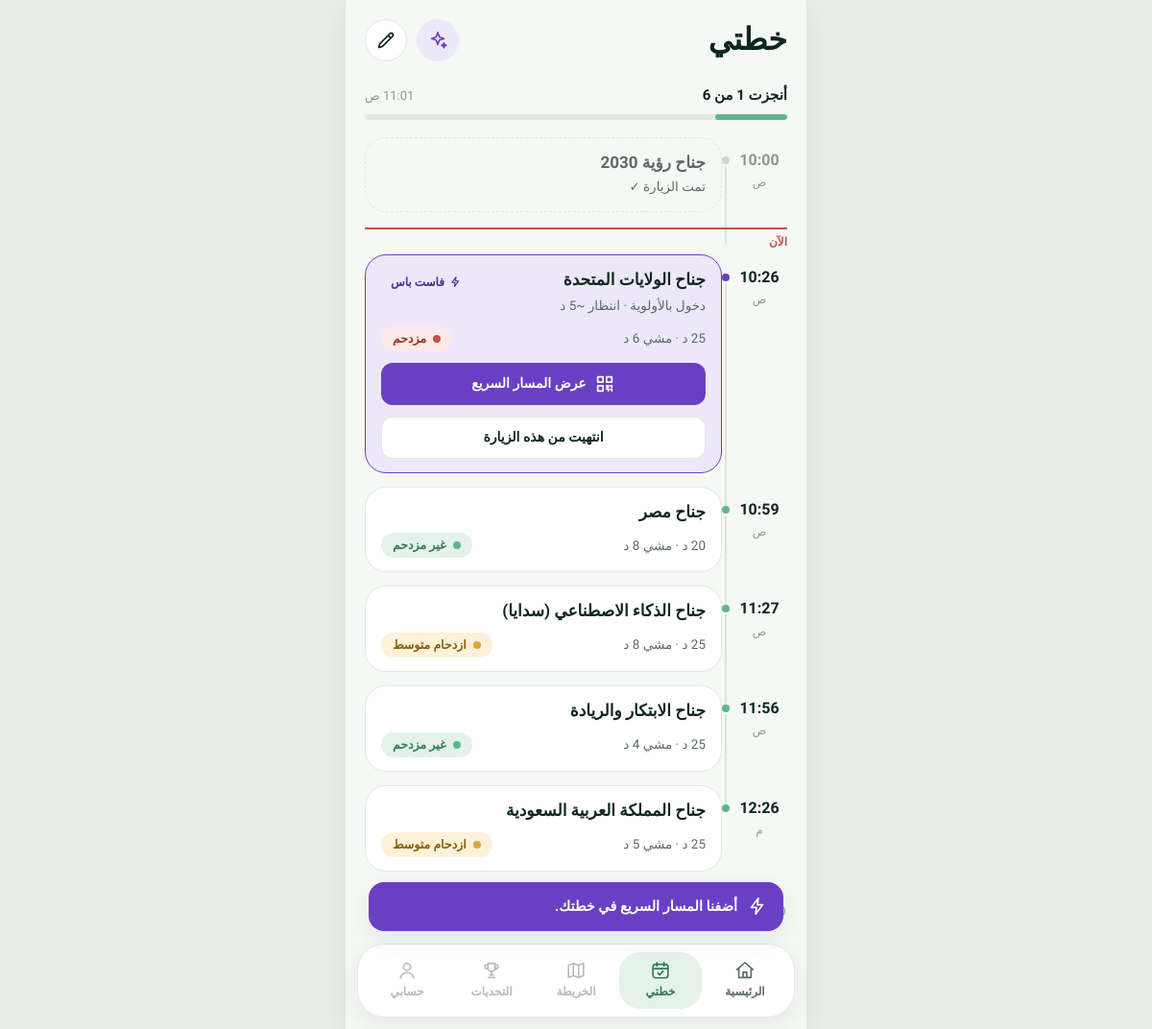
Screenshot of /plan/5/ with the database file from the repository.
### planner/models.py (models this page shows, shortened)
class VisitPlanItem(models.Model):
    plan = models.ForeignKey(
        VisitPlan,
        on_delete=models.CASCADE,
        related_name="items"
    )
    pavilion = models.ForeignKey(
        Pavilion,
        on_delete=models.CASCADE
    )
    order = models.PositiveIntegerField()
    is_visited = models.BooleanField(
        default=False
    )
    visited_at = models.DateTimeField(
        null=True,
        blank=True
    )
    class Meta:
        ordering = ["order"]

class Pavilion(models.Model):
    class CrowdLevel(models.TextChoices):
        LOW = "LOW", "غير مزدحم"
        MEDIUM = "MEDIUM", "ازدحام متوسط"
        HIGH = "HIGH", "مزدحم"
    name = models.CharField(
        max_length=150
    )
    country = models.CharField(
        max_length=100,
        blank=True
    )
    description = models.TextField()
    highlights = models.TextField()
    recommended_duration = models.PositiveIntegerField(
        help_text="مدة زيارة الجناح بالدقائق"
    )
    interests = models.ManyToManyField(
        Interest,
        related_name="pavilions"
    )
    latitude = models.DecimalField(
        max_digits=9,
        decimal_places=6,
        null=True,
        blank=True
    )
    longitude = models.DecimalField(
        max_digits=9,
        decimal_places=6,
        null=True,
        blank=True
    )
    crowd_level = models.CharField(
        max_length=10,
        choices=CrowdLevel.choices,
        default=CrowdLevel.LOW
    )
    is_active = models.BooleanField(
        default=True
    )
    challenge_visit_minutes = models.PositiveIntegerField(
        default=10,
        help_text="المدة المطلوبة لإكمال زيارة التحدي"
    )

### planner/views.py (the view)
def plan_detail(request, plan_id):
    plan = get_object_or_404(
        VisitPlan,
        id=plan_id
    )
    items = list(
        plan.items.select_related("pavilion")
    )
    next_item = next(
        (item for item in items if not item.is_visited),
        None
    )
    passes = list(
        FreePass.objects.filter(
            challenge__visit_plan=plan
        )
    )
    pass_pavilion_ids = {p.pavilion_id for p in passes}
    active_passes = {
        p.pavilion_id: p
        for p in passes
        if not p.is_used
    }
    show_challenge = False
    if next_item:
        show_challenge = (
            next_item.pavilion.crowd_level
            == Pavilion.CrowdLevel.HIGH
            and next_item.pavilion_id not in pass_pavilion_ids
        )
    rows = build_schedule(plan, items)
    for row in rows:
        row["free_pass"] = active_passes.get(
            row["item"].pavilion_id
        )
    done_count = sum(1 for item in items if item.is_visited)
    return render(
        request,
        "planner/plan_detail.html",
        {
            "plan": plan,
            "items": items,
            "rows": rows,
            "next_item": next_item,
            "show_challenge": show_challenge,
            "done_count": done_count,
            "total_count": len(items),
            "progress_percent": (
                round(done_count * 100 / len(items))
                if items else 0
            ),
            "time_range": format_time_range(
                plan.start_time,
                plan.end_time
            ),
            "duration_text": (
                duration_label(
                    (plan.end_time.hour * 60 + plan.end_time.minute)
                    - (plan.start_time.hour * 60 + plan.start_time.minute)
                )
                if plan.start_time and plan.end_time
                else ""
            ),
            "active_pass": (
                active_passes.get(next_item.pavilion_id)
                if next_item else None
            ),
        }
    )

### planner/services.py (called while the page is built)
def calculate_distance(
    lat1,
    lon1,
    lat2,
    lon2
):
    earth_radius = 6371
    lat1 = radians(float(lat1))
    lon1 = radians(float(lon1))
    lat2 = radians(float(lat2))
    lon2 = radians(float(lon2))
    difference_lat = lat2 - lat1
    difference_lon = lon2 - lon1
    a = (
        sin(difference_lat / 2) ** 2
        + cos(lat1)
        * cos(lat2)
        * sin(difference_lon / 2) ** 2
    )
    c = 2 * atan2(
        sqrt(a),
        sqrt(1 - a)
    )
    distance_km = earth_radius * c
    distance_meters = distance_km * 1000
    return round(distance_meters)

def calculate_walking_time(distance_meters):
    walking_minutes = (
        distance_meters
        / WALKING_SPEED_METERS_PER_MINUTE
    )
    return math.ceil(walking_minutes)

def pavilion_travel_info(
    pavilion1,
    pavilion2
):
    if (
        pavilion1.latitude is None
        or pavilion1.longitude is None
        or pavilion2.latitude is None
        or pavilion2.longitude is None
    ):
        return {
            "distance": 0,
            "walking_time": 0
        }
    distance = calculate_distance(
        pavilion1.latitude,
        pavilion1.longitude,
        pavilion2.latitude,
        pavilion2.longitude
    )
    walking_time = calculate_walking_time(
        distance
    )
    return {
        "distance": distance,
        "walking_time": walking_time
    }

def _clock(total_minutes):
    total_minutes %= 24 * 60
    hour24, minute = divmod(total_minutes, 60)
    period = "ص" if hour24 < 12 else "م"
    hour12 = hour24 % 12 or 12
    return f"{hour12}:{minute:02d}", period

def format_time_range(start, end):
    if not start or not end:
        return ""
    s_label, s_period = _clock(start.hour * 60 + start.minute)
    e_label, e_period = _clock(end.hour * 60 + end.minute)
    if s_period == e_period:
        return f"{s_label} – {e_label} {e_period}"
    return f"{s_label} {s_period} – {e_label} {e_period}"

### planner/templatetags/planner_extras.py (called while the page is built)
@register.filter
def crowd_class(level):
    return {"LOW": "low", "MEDIUM": "mid", "HIGH": "high"}.get(level, "low")

### templates/planner/plan_detail.html (shortened to what this page needs)
{% extends "planner/base.html" %}
{% load static planner_extras %}
{% block content %}
<header class="plan-head">
    <h1>خطتي</h1>
    <div class="actions">
        <a href="{% url 'create_plan' %}" class="icon-btn ai" aria-label="خطة جديدة بالذكاء الاصطناعي" title="خطة جديدة">
            <svg class="ic"><use href="#i-sparkle"/></svg>
        </a>
        <a href="{% url 'create_plan' %}" class="icon-btn" aria-label="تعديل الخطة" title="تعديل">
            <svg class="ic"><use href="#i-pencil"/></svg>
        </a>
    </div>
</header>
<div class="progress">
    <div class="progress-row">
        <span>أنجزت {{ done_count }} من {{ total_count }}</span>
        <small id="nowClock"></small>
    </div>
    <div class="progress-bar"><i style="width: {{ progress_percent }}%"></i></div>
</div>
<section class="timeline" aria-label="مسار اليوم">
    {% for row in rows %}
    {% with item=row.item pav=row.item.pavilion %}
        {% if next_item and item.id == next_item.id %}
        <div class="now-line"><span>الآن</span></div>
        <div class="now-spacer"></div>
        {% endif %}
        <div class="tl-row {% if item.is_visited %}done{% elif next_item and item.id == next_item.id %}current{% endif %}{% if row.free_pass %} fast{% endif %}">
            <div class="tl-time">
                <strong>{{ row.clock }}</strong>
                <small>{{ row.period }}</small>
                <span class="tl-dot"></span>
            </div>
            <article class="tl-card">
                <div class="tl-title">
                    <h3>{{ pav.name }}</h3>
                    {% if row.free_pass %}
                        <span class="badge purple"><svg class="ic"><use href="#i-bolt"/></svg>فاست باس</span>
                    {% elif next_item and item.id == next_item.id %}
                        <span class="badge">وجهتك الآن</span>
                    {% endif %}
                </div>
                {% if item.is_visited %}
                    <p class="sub">تمت الزيارة ✓</p>
                {% else %}
                    {% if row.free_pass %}
                        <p class="sub">دخول بالأولوية · انتظار ~5 د</p>
                    {% endif %}
                    <div class="tl-tags">
                        <span class="sub">{{ pav.recommended_duration }} د{% if row.walk %} · مشي {{ row.walk }} د{% endif %}</span>
                        <span class="crowd {{ pav.crowd_level|crowd_class }}">{{ pav.get_crowd_level_display }}</span>
                    </div>
                    {% if row.free_pass %}
                    <a href="{% url 'free_pass_detail' row.free_pass.code %}" class="btn btn-purple btn-sm tl-complete">
                        <svg class="ic"><use href="#i-qr"/></svg>عرض المسار السريع
                    </a>
                    {% endif %}
                    {% if next_item and item.id == next_item.id %}
                        {% if not show_challenge %}
                        <form method="POST" action="{% url 'complete_plan_item' item.id %}" class="tl-complete">
                            <button type="submit" class="btn btn-sm {% if row.free_pass %}btn-ghost{% endif %}">انتهيت من هذه الزيارة</button>
                        </form>
                        {% endif %}
                    {% endif %}
                {% endif %}
            </article>
        </div>
    {% endwith %}
    {% empty %}
        <div class="card plan-done">
            <h2>لا توجد محطات في خطتك</h2>
            <p>أنشئ خطة جديدة لاختيار الأجنحة المناسبة لك.</p>
            <a href="{% url 'create_plan' %}" class="btn">خطّط زيارتي</a>
        </div>
    {% endfor %}
</section>
<p class="mvp-note">
</p>
{% if active_pass %}
<div class="toast" id="toast" data-key="{{ active_pass.code }}">
    <svg class="ic"><use href="#i-bolt"/></svg>
    أضفنا المسار السريع في خطتك.
</div>
{% endif %}
{% endblock %}

### rows the page displays
VisitPlanItem: clock "10:00", period "ص", item.pavilion.name "جناح رؤية 2030", is_visited "تمت الزيارة ✓"
VisitPlanItem: shows "الآن", clock "10:26", period "ص", item.pavilion.name "جناح الولايات المتحدة", shows "فاست باس", shows "دخول بالأولوية · انتظار ~5 د", item.pavilion.crowd_level "مزدحم", shows "عرض المسار السريع", shows "انتهيت من هذه الزيارة"
VisitPlanItem: clock "10:59", period "ص", item.pavilion.name "جناح مصر", item.pavilion.crowd_level "غير مزدحم"
VisitPlanItem: clock "11:27", period "ص", item.pavilion.name "جناح الذكاء الاصطناعي (سدايا)", item.pavilion.crowd_level "ازدحام متوسط"
VisitPlanItem: clock "11:56", period "ص", item.pavilion.name "جناح الابتكار والريادة", item.pavilion.crowd_level "غير مزدحم"
VisitPlanItem: clock "12:26", period "م", item.pavilion.name "جناح المملكة العربية السعودية", item.pavilion.crowd_level "ازدحام متوسط"

### other values shown
{{ total_count }} "6"
